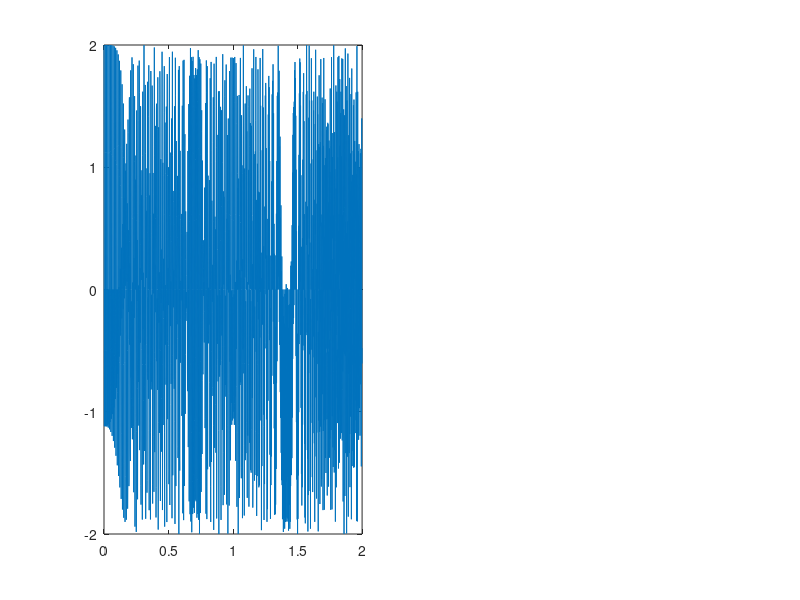

The MATLAB source for this figure: (Note: this script raises an error after producing the figure.)
% An example of spectrogram analysis for a quadratic chirp 
% pulse; adapted from Matlab example set.
%
% Calculation time: seconds.
%
% i.kuprov@soton.ac.uk

function pulse_analysis()

% Quadratic chirp superposition
fs=1000; t=0:1/fs:2-1/fs;
y=chirp(t,100,1,200,'quadratic')+...
  chirp(t,200,1,100,'quadratic');

% Do the plotting
figure(); subplot(1,2,1); plot(t,y); kgrid;
kxlabel('time, seconds'); kylabel('amplitude, a.u.');
subplot(1,2,2); scale_figure([1.75 0.75]);
spectrogram(y,100,80,100,fs,'yaxis','MinThreshold',-50);
kxlabel('time, seconds'); kylabel('frequency, Hz');

end

